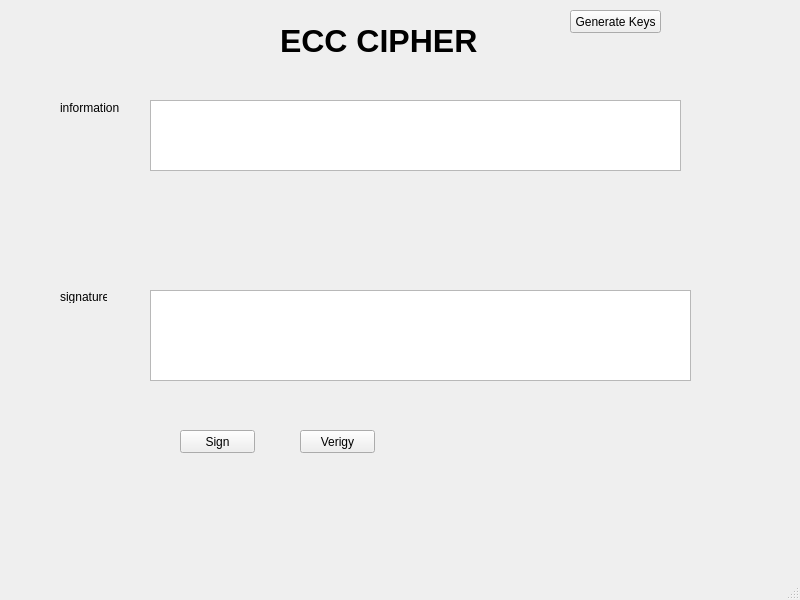
<?xml version="1.0" encoding="UTF-8"?>
<ui version="4.0">
 <class>MainWindow</class>
 <widget class="QMainWindow" name="MainWindow">
  <property name="geometry">
   <rect>
    <x>0</x>
    <y>0</y>
    <width>800</width>
    <height>600</height>
   </rect>
  </property>
  <property name="windowTitle">
   <string>MainWindow</string>
  </property>
  <widget class="QWidget" name="centralwidget">
   <widget class="QLabel" name="label">
    <property name="geometry">
     <rect>
      <x>280</x>
      <y>20</y>
      <width>201</width>
      <height>41</height>
     </rect>
    </property>
    <property name="font">
     <font>
      <pointsize>24</pointsize>
      <weight>75</weight>
      <bold>true</bold>
     </font>
    </property>
    <property name="text">
     <string>ECC CIPHER</string>
    </property>
   </widget>
   <widget class="QLabel" name="label_2">
    <property name="geometry">
     <rect>
      <x>60</x>
      <y>100</y>
      <width>61</width>
      <height>16</height>
     </rect>
    </property>
    <property name="text">
     <string>information</string>
    </property>
   </widget>
   <widget class="QLabel" name="label_3">
    <property name="geometry">
     <rect>
      <x>60</x>
      <y>290</y>
      <width>47</width>
      <height>13</height>
     </rect>
    </property>
    <property name="text">
     <string>signature</string>
    </property>
   </widget>
   <widget class="QPlainTextEdit" name="txt_info">
    <property name="geometry">
     <rect>
      <x>150</x>
      <y>100</y>
      <width>531</width>
      <height>71</height>
     </rect>
    </property>
   </widget>
   <widget class="QPlainTextEdit" name="txt_sign">
    <property name="geometry">
     <rect>
      <x>150</x>
      <y>290</y>
      <width>541</width>
      <height>91</height>
     </rect>
    </property>
   </widget>
   <widget class="QPushButton" name="btn_sign">
    <property name="geometry">
     <rect>
      <x>180</x>
      <y>430</y>
      <width>75</width>
      <height>23</height>
     </rect>
    </property>
    <property name="text">
     <string>Sign</string>
    </property>
   </widget>
   <widget class="QPushButton" name="btn_verify">
    <property name="geometry">
     <rect>
      <x>300</x>
      <y>430</y>
      <width>75</width>
      <height>23</height>
     </rect>
    </property>
    <property name="text">
     <string>Verigy</string>
    </property>
   </widget>
   <widget class="QPushButton" name="btn_gen_keys">
    <property name="geometry">
     <rect>
      <x>570</x>
      <y>10</y>
      <width>91</width>
      <height>23</height>
     </rect>
    </property>
    <property name="text">
     <string>Generate Keys</string>
    </property>
   </widget>
  </widget>
  <widget class="QMenuBar" name="menubar">
   <property name="geometry">
    <rect>
     <x>0</x>
     <y>0</y>
     <width>800</width>
     <height>21</height>
    </rect>
   </property>
  </widget>
  <widget class="QStatusBar" name="statusbar"/>
 </widget>
 <resources/>
 <connections/>
</ui>
